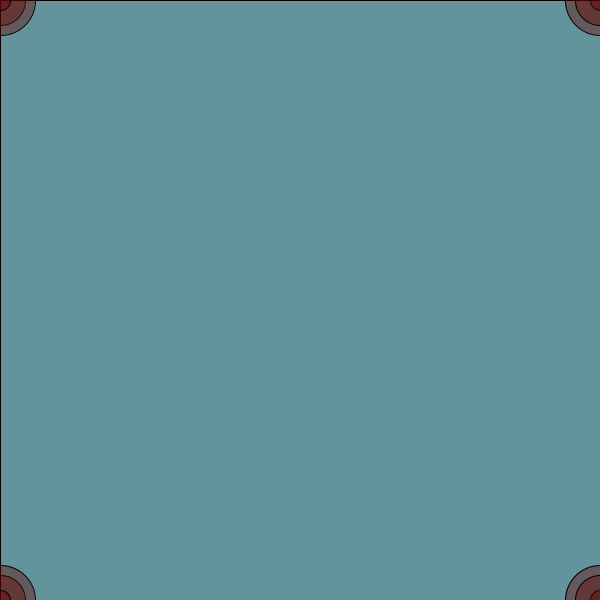
Frame 1 (no input)
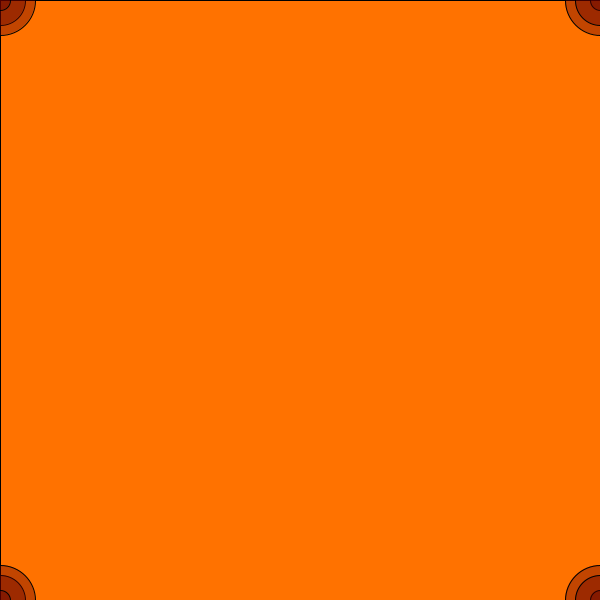
Frame 60 (the mouse pressed at the canvas centre just before this capture)
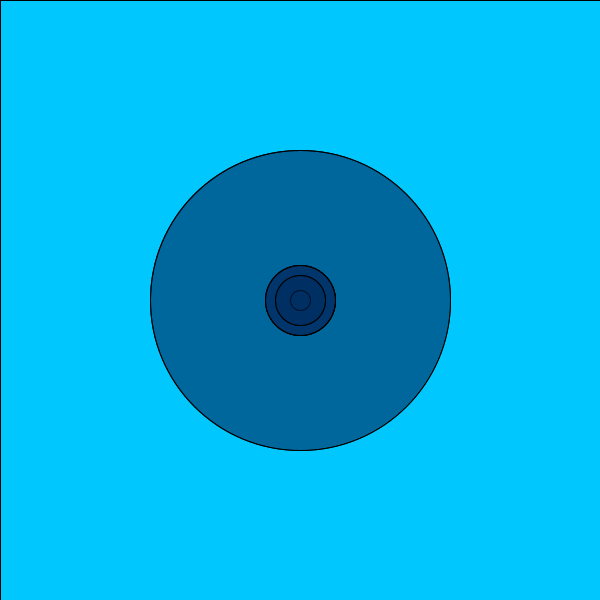
Frame 120 (the mouse held since frame 60 and released just before this capture)

The Processing sketch that drew these frames (run headless with seeded random() and noise(); from frame 60 on, the mouse is pressed at the canvas centre):

// Processing sketch: processing_135460
// ── processing_135460.pde

void setup() {
  size(600, 600);
  colorMode(HSB);
  
}
void draw() {
background(random(200),255,255);
  fill(mouseX/2,255,255,100);
  rect(0,0,width,height);
  fill(mouseX/2,255,100,100);
  ellipse(mouseX,height/2,mouseX,mouseX);
  ellipse(mouseY,height/2,mouseY,mouseY);
  ellipse(mouseX, mouseY,50, 50);
  ellipse(mouseY, mouseX,70, 70);
  ellipse(mouseY, mouseX,20, 20);
  ellipse(height-mouseY, width-mouseX,70, 70);
  ellipse(height-mouseY, width-mouseX,20, 20);
  ellipse(width-mouseX,height-mouseY,50, 50);
  ellipse(height-mouseY, mouseX,70, 70);
  ellipse(height-mouseY, mouseX,20, 20);
  ellipse(mouseX,height-mouseY,50, 50);
  ellipse(mouseY, width-mouseX,70, 70);
  ellipse(mouseY, width-mouseX,20, 20);
  ellipse(width-mouseX,mouseY,50, 50);
}
